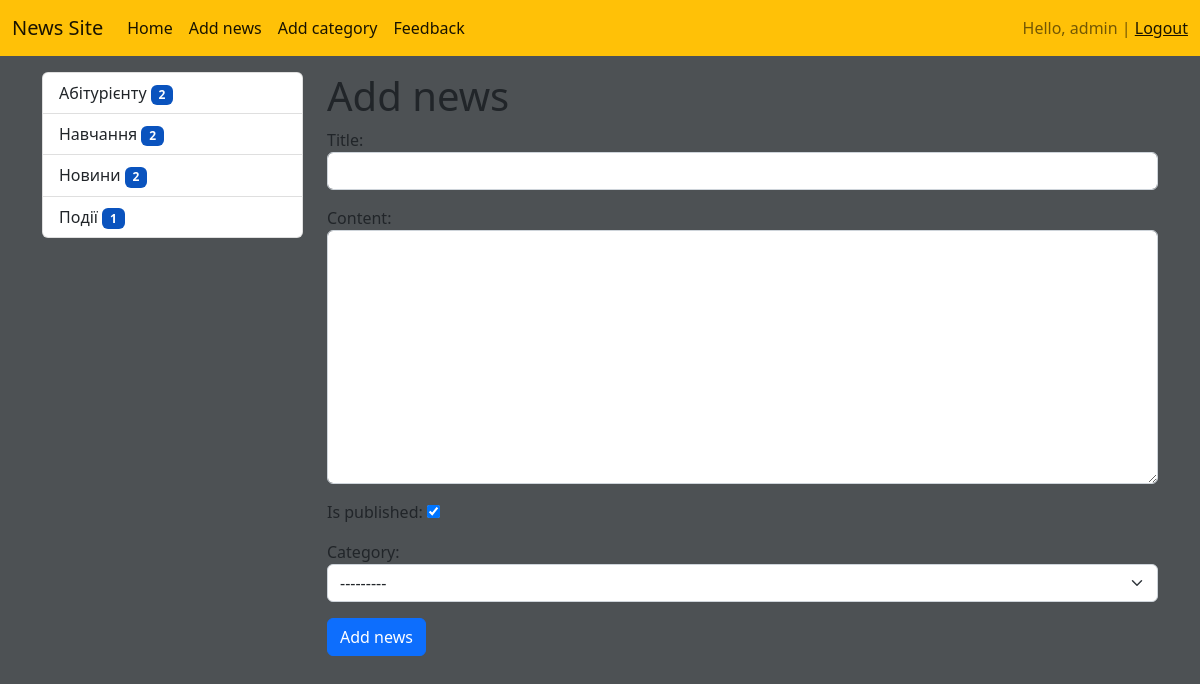
The page /news/add-news (signed in) on the database its author committed.
### news/models.py (models this page shows)
class Category(models.Model):
    title = models.CharField(max_length=150, db_index=True, verbose_name='Category name')
    def get_absolute_url(self):
        return reverse('category', kwargs={'category_id': self.pk})
    def __str__(self):
        return self.title
    class Meta:
        verbose_name = 'Category'
        verbose_name_plural = 'Categories'
        ordering = ['title']

### news/views.py (the view)
# urls.py: path('news/add-news', CreateNews.as_view(), name='add_news'),
class CreateNews(LoginRequiredMixin, CreateView):
    form_class = NewsForm
    template_name = 'news/add_news.html'

### news/forms.py (shortened to what this page needs)
class NewsForm(forms.ModelForm):
    class Meta:
        model = News
        fields = ['title', 'content', 'is_published', 'category']
        widgets = {
            'title': forms.TextInput(attrs={"class": "form-control"}),
            'content': forms.Textarea(attrs={"class": "form-control"}),
            'category': forms.Select(attrs={"class": "form-select"})
        }
    '''
    title = forms.CharField(max_length=150, label='Name', widget=forms.TextInput(attrs={"class": "form-control"}))
    content = forms.CharField(label='Description', required=False, widget=forms.Textarea(attrs={"class": "form-control"}))
    is_published = forms.BooleanField(label='Published', initial=True, widget=forms.CheckboxInput(attrs={"class": "form-check-input"}))
    category = forms.ModelChoiceField(queryset=Category.objects.all(), label='Category', empty_label='Choose category',
                                      widget=forms.Select(attrs={"class": "form-select"}))
                                      '''

### news/templatetags/news_tags.py (called while the page is built)
@register.inclusion_tag('news/list_categories.html')
def show_categories():
    categories = Category.objects.annotate(cnt=Count('news', filter=F('news__is_published'))).filter(cnt__gt=0)
    return {'categories': categories}

### news/templates/news/add_news.html (shortened to what this page needs)
{%extends 'base.html'%}
{%block sidebar%}
{% include 'inc/_sidebar.html'%}
{%endblock%}
{%block content%}
<h1>Add news</h1>
<form action="{% url 'add_news' %}" method="post">
    {{form.as_p}}
    <button type="submit" class="btn btn-primary btn-block">Add news</button>
</form>
{%endblock%}

### templates/inc/_nav.html (shortened to what this page needs)
<nav class="navbar navbar-expand-lg bg-warning">
    <div class="container-fluid">
        <a class="navbar-brand" href="{% url 'home' %}">News Site</a>
        <div class="collapse navbar-collapse" id="navbarSupportedContent">
            <ul class="navbar-nav me-auto mb-2 mb-lg-0">
                <li class="nav-item">
                    <a class="nav-link active" aria-current="page" href="{% url 'home' %}">Home</a>
                </li>
                {% if request.user.is_authenticated %}
                    <li class="nav-item">
                        <a class="nav-link active" aria-current="page" href="{% url 'add_news' %}">Add news</a>
                    </li>
                    <li class="nav-item">
                        <a class="nav-link active" aria-current="page" href="{% url 'add_category' %}">Add category</a>
                    </li>
                {% endif %}
                <li class="nav-item">
                    <a class="nav-link active" aria-current="page" href="{% url 'feedback' %}">Feedback</a>
                </li>
            </ul>
            <span class="navbar-text">
                {% if request.user.is_authenticated %}
                    Hello, {{user.username}} | <a href="{% url 'logout' %}">Logout</a>
                {% else %}
                    <a href="{% url 'register' %}">Register</a> |
                    <a href="{% url 'login' %}">Login</a>
                {% endif %}
            </span>
        </div>
    </div>
</nav>

### news/templates/news/list_categories.html
<div class="list-group">
    {% for i in categories %}
    <a href="{{i.get_absolute_url}}" class="list-group-item list-group-item-action">
        {{i.title}}
        <span class="badge badge-warning" style="background-color: #0a53be !important;">{{i.cnt}}</span>
    </a>
    {% endfor %}
</div>

### study_site/static/css/style.css (style rules this page uses)
body { background-color: #4d5154; }

### rows shown on the page
Category: title "Абітурієнту", cnt "2"
Category: title "Навчання", cnt "2"
Category: title "Новини", cnt "2"
Category: title "Події", cnt "1"

### other values the page prints
{{ user.username }} "admin"
